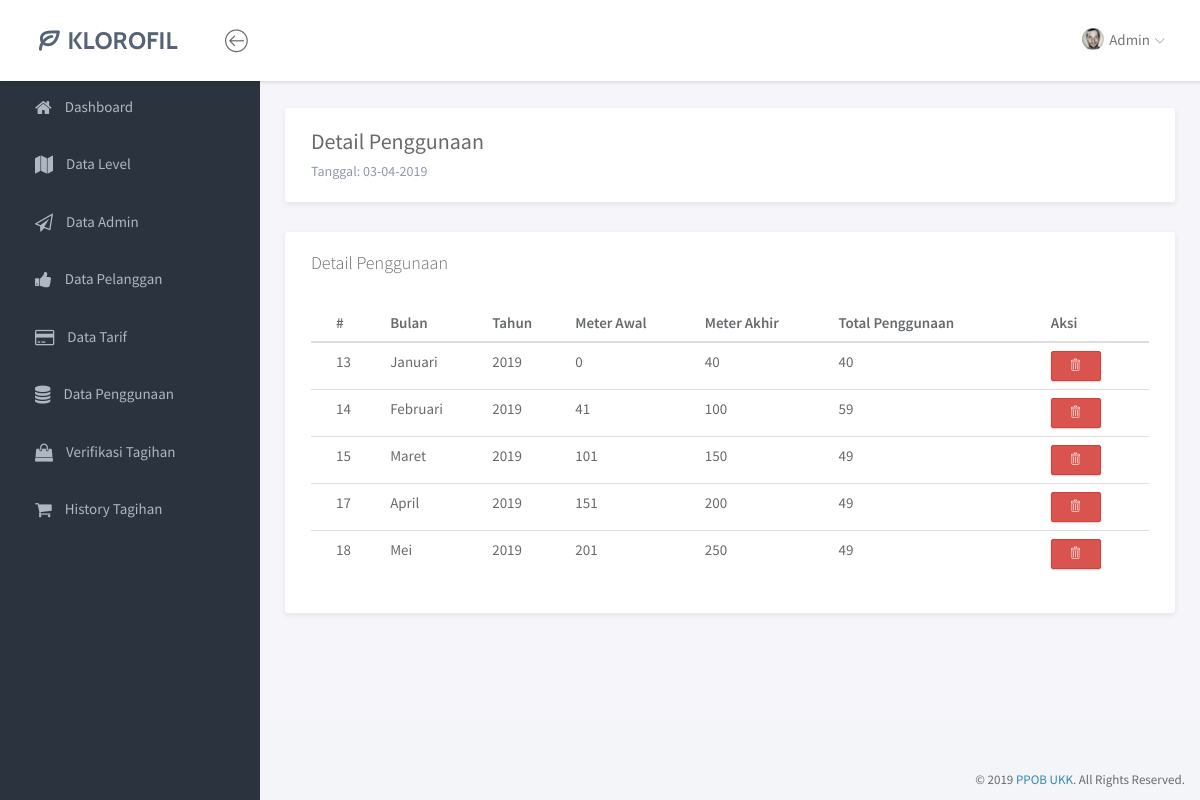
The page /index.php/penggunaan/detail_peng/1 on the database its author committed.
### tables this page shows
CREATE TABLE `penggunaan` (
  `id_penggunaan` int(11) NOT NULL,
  `id_pelanggan` int(11) NOT NULL,
  `bulan` varchar(12) NOT NULL,
  `tahun` varchar(10) NOT NULL,
  `meter_awal` float NOT NULL,
  `meter_akhir` float NOT NULL
);

### application/controllers/Penggunaan.php (called while the page is built, shortened)
<?php
class Penggunaan extends CI_Controller {
	public function __construct()
	{
		$this->load->model('PenggunaanModel');
	}
	public function detail_peng($id_pelanggan='')
	{
		$data['pel'] = $this->PenggunaanModel->detail_pelanggan($id_pelanggan);
		$data['pengap'] = $this->PenggunaanModel->detail_penggunaan($id_pelanggan);
		$this->load->view('admin/detail_peng', $data);
	}
}

### index.php (called while the page is built, shortened)
<?php
require_once BASEPATH.'core/CodeIgniter.php';

### application/models/PenggunaanModel.php (called while the page is built, shortened)
<?php
class PenggunaanModel extends CI_Model {
    public function detail_Penggunaan($id_pelanggan)
    {
        return $this->db->where('id_pelanggan',$id_pelanggan)->get('penggunaan')->result();
    }
}

### application/views/admin/detail_peng.php (the view, shortened to what this page needs)
<?php include 'header.php'; ?>
		<div class="main">
			<div class="main-content">
				<div class="container-fluid">
					<div class="panel panel-headline">
						<div class="panel-heading">
							<h3 class="panel-title">Detail Penggunaan</h3>
							<p class="panel-subtitle">
								<?php
									echo"Tanggal: ".date("d-m-Y");
								 ?>
							</p>
						</div>
					</div>
					<div class="panel">
						<div class="row">
							<div class="col-md-6">
								<div class="panel-heading">
									<h3 class="panel-title">Detail Penggunaan</h3>
								</div>
							</div>
						</div>
								<div class="panel-body">
									<table class="table">
										<thead>
											<tr>
												<th>#</th>
												<th>Bulan</th>
												<th>Tahun</th>
												<th>Meter Awal</th>
												<th>Meter Akhir</th>
                                                <th>Total Penggunaan</th>
												<th>Aksi</th>
											</tr>
										</thead>
										<tbody>
											<?php
												foreach ($pengap as $p) {
                                                    $ma = (int)$p->meter_akhir;
                                                    $am = (int)$p->meter_awal;
                                                    $jumlah = $ma - $am;
													echo'
														<tr>
															<td>'.$p->id_penggunaan.'</td>
															<td>'.$p->bulan.'</td>
															<td>'.$p->tahun.'</td>
															<td>'.$p->meter_awal.'</td>
															<td>'.$p->meter_akhir.'</td>
                                                            <td>'.$jumlah.'</td>
															<td>
                                                                <a href="'.base_url('index.php/Penggunaan/delete_penggunaan/'.$p->id_penggunaan).'" class="btn btn-danger btn-sm"><i class="lnr lnr-trash"></i></a>
                                                            </td>
														</tr>
													';
												}
											 ?>
										</tbody>
									</table>
								</div>
							</div>
				</div>
			</div>
		</div>
<?php include 'footer.php' ?>

### assets/css/main.css (style rules this page uses)
html { position: relative; min-height: 100%; }
body { background-color: #F3F5F8; font-family: "Source Sans Pro", sans-serif; font-size: 15px; color: #676a6d; }
a { color: #3287B2; }
th { font-weight: 600; }
#wrapper .main { -webkit-transition: all 0.3s ease-in-out; -moz-transition: all 0.3s ease-in-out; -ms-transition: all 0.3s ease-in-out; -o-transition: all 0.3s ease-in-out; transition: all 0.3s ease-in-out; width: calc(100% - 260px); left: 0; position: relative; float: right; background-color: #f5f5fa; }
#wrapper #sidebar-nav, #wrapper .main { padding-top: 80px; }
.main-content { padding: 28px 10px; }
.btn { -webkit-border-radius: 2px; -moz-border-radius: 2px; border-radius: 2px; -moz-box-shadow: 0px 1px 2px 0 rgba(0, 0, 0, 0.2); -webkit-box-shadow: 0px 1px 2px 0 rgba(0, 0, 0, 0.2); box-shadow: 0px 1px 2px 0 rgba(0, 0, 0, 0.2); padding: 6px 22px; }
.btn-group-sm > .btn, .btn-sm { padding: 5px 18px; }
.panel { -webkit-border-radius: 3px; -moz-border-radius: 3px; border-radius: 3px; -moz-box-shadow: 0 2px 6px rgba(0, 0, 0, 0.08); -webkit-box-shadow: 0 2px 6px rgba(0, 0, 0, 0.08); box-shadow: 0 2px 6px rgba(0, 0, 0, 0.08); background-color: #fff; margin-bottom: 30px; }
.panel .panel-heading, .panel .panel-body, .panel .panel-footer { padding-left: 25px; padding-right: 25px; }
.panel .panel-heading { padding-top: 20px; padding-bottom: 20px; position: relative; }
.panel .panel-heading .panel-title { margin: 0; font-size: 18px; font-weight: 300; }
.panel .panel-body { padding-top: 10px; padding-bottom: 15px; }
.panel.panel-headline .panel-heading { border-bottom: none; }
.panel.panel-headline .panel-heading .panel-title { margin-bottom: 8px; font-size: 22px; font-weight: normal; }
.panel.panel-headline .panel-heading .panel-subtitle { margin-bottom: 0; font-size: 14px; color: #8D99A8; }
.panel .table > thead > tr > td:first-child, .panel .table > thead > tr > th:first-child, .panel .table > tbody > tr > td:first-child, .panel .table > tbody > tr > th:first-child, .panel .table > tfoot > tr > td:first-child, .panel .table > tfoot > tr > th:first-child { padding-left: 25px; }
.panel .table > thead > tr > td:last-child, .panel .table > thead > tr > th:last-child, .panel .table > tbody > tr > td:last-child, .panel .table > tbody > tr > th:last-child, .panel .table > tfoot > tr > td:last-child, .panel .table > tfoot > tr > th:last-child { padding-left: 25px; }

### rows shown on the page
penggunaan: id_penggunaan "13", bulan "Januari", tahun "2019", meter_awal "0", meter_akhir "40"
penggunaan: id_penggunaan "14", bulan "Februari", tahun "2019", meter_awal "41", meter_akhir "100", jumlah "59"
penggunaan: id_penggunaan "15", bulan "Maret", tahun "2019", meter_awal "101", meter_akhir "150", jumlah "49"
penggunaan: id_penggunaan "17", bulan "April", tahun "2019", meter_awal "151", meter_akhir "200", jumlah "49"
penggunaan: id_penggunaan "18", bulan "Mei", tahun "2019", meter_awal "201", meter_akhir "250", jumlah "49"
